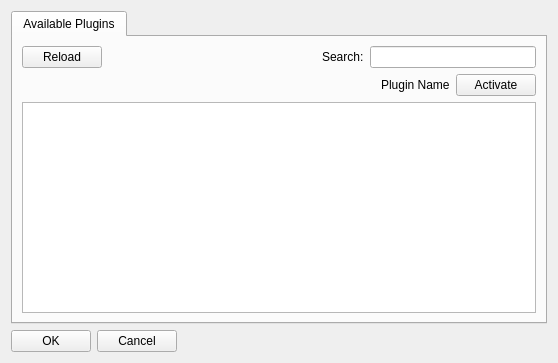
<?xml version="1.0" encoding="UTF-8"?>
<ui version="4.0">
 <class>PluginList</class>
 <widget class="QWidget" name="PluginList">
  <property name="geometry">
   <rect>
    <x>0</x>
    <y>0</y>
    <width>558</width>
    <height>363</height>
   </rect>
  </property>
  <property name="windowTitle">
   <string>PluginList</string>
  </property>
  <property name="autoFillBackground">
   <bool>false</bool>
  </property>
  <layout class="QGridLayout" name="gridLayout_2">
   <item row="0" column="0">
    <layout class="QVBoxLayout" name="verticalLayout_3">
     <item>
      <widget class="QTabWidget" name="pluginsTab">
       <property name="currentIndex">
        <number>0</number>
       </property>
       <widget class="QWidget" name="AvailablePlugins">
        <attribute name="title">
         <string>Available Plugins</string>
        </attribute>
        <layout class="QGridLayout" name="gridLayout">
         <item row="0" column="0">
          <layout class="QVBoxLayout" name="verticalLayout">
           <item>
            <layout class="QHBoxLayout" name="horizontalLayout_4">
             <item>
              <widget class="QPushButton" name="reloadButton">
               <property name="text">
                <string>Reload</string>
               </property>
              </widget>
             </item>
             <item>
              <spacer name="horizontalSpacer">
               <property name="orientation">
                <enum>Qt::Horizontal</enum>
               </property>
               <property name="sizeHint" stdset="0">
                <size>
                 <width>40</width>
                 <height>20</height>
                </size>
               </property>
              </spacer>
             </item>
             <item>
              <layout class="QHBoxLayout" name="horizontalLayout_2">
               <item>
                <widget class="QLabel" name="label">
                 <property name="text">
                  <string>Search:</string>
                 </property>
                </widget>
               </item>
               <item>
                <widget class="QLineEdit" name="searchEdit"/>
               </item>
              </layout>
             </item>
            </layout>
           </item>
           <item>
            <widget class="QSplitter" name="splitter">
             <property name="orientation">
              <enum>Qt::Horizontal</enum>
             </property>
             <widget class="QWidget" name="layoutWidget">
              <layout class="QVBoxLayout" name="verticalLayout_2">
               <item>
                <layout class="QHBoxLayout" name="horizontalLayout_3">
                 <item>
                  <spacer name="horizontalSpacer_3">
                   <property name="orientation">
                    <enum>Qt::Horizontal</enum>
                   </property>
                   <property name="sizeHint" stdset="0">
                    <size>
                     <width>40</width>
                     <height>20</height>
                    </size>
                   </property>
                  </spacer>
                 </item>
                 <item>
                  <widget class="QLabel" name="pluginName">
                   <property name="text">
                    <string>Plugin Name</string>
                   </property>
                  </widget>
                 </item>
                 <item>
                  <widget class="QPushButton" name="activateButton">
                   <property name="text">
                    <string>Activate</string>
                   </property>
                  </widget>
                 </item>
                </layout>
               </item>
               <item>
                <widget class="QPlainTextEdit" name="pluginDescription">
                 <property name="plainText">
                  <string/>
                 </property>
                 <property name="backgroundVisible">
                  <bool>false</bool>
                 </property>
                 <property name="centerOnScroll">
                  <bool>false</bool>
                 </property>
                </widget>
               </item>
              </layout>
             </widget>
            </widget>
           </item>
          </layout>
         </item>
        </layout>
       </widget>
      </widget>
     </item>
     <item>
      <layout class="QHBoxLayout" name="horizontalLayout_5">
       <item>
        <layout class="QHBoxLayout" name="horizontalLayout">
         <item>
          <widget class="QPushButton" name="okButton">
           <property name="text">
            <string>OK</string>
           </property>
          </widget>
         </item>
         <item>
          <widget class="QPushButton" name="cancelButton">
           <property name="text">
            <string>Cancel</string>
           </property>
          </widget>
         </item>
        </layout>
       </item>
       <item>
        <spacer name="horizontalSpacer_2">
         <property name="orientation">
          <enum>Qt::Horizontal</enum>
         </property>
         <property name="sizeHint" stdset="0">
          <size>
           <width>40</width>
           <height>20</height>
          </size>
         </property>
        </spacer>
       </item>
      </layout>
     </item>
    </layout>
   </item>
  </layout>
 </widget>
 <tabstops>
  <tabstop>okButton</tabstop>
 </tabstops>
 <resources/>
 <connections/>
</ui>
